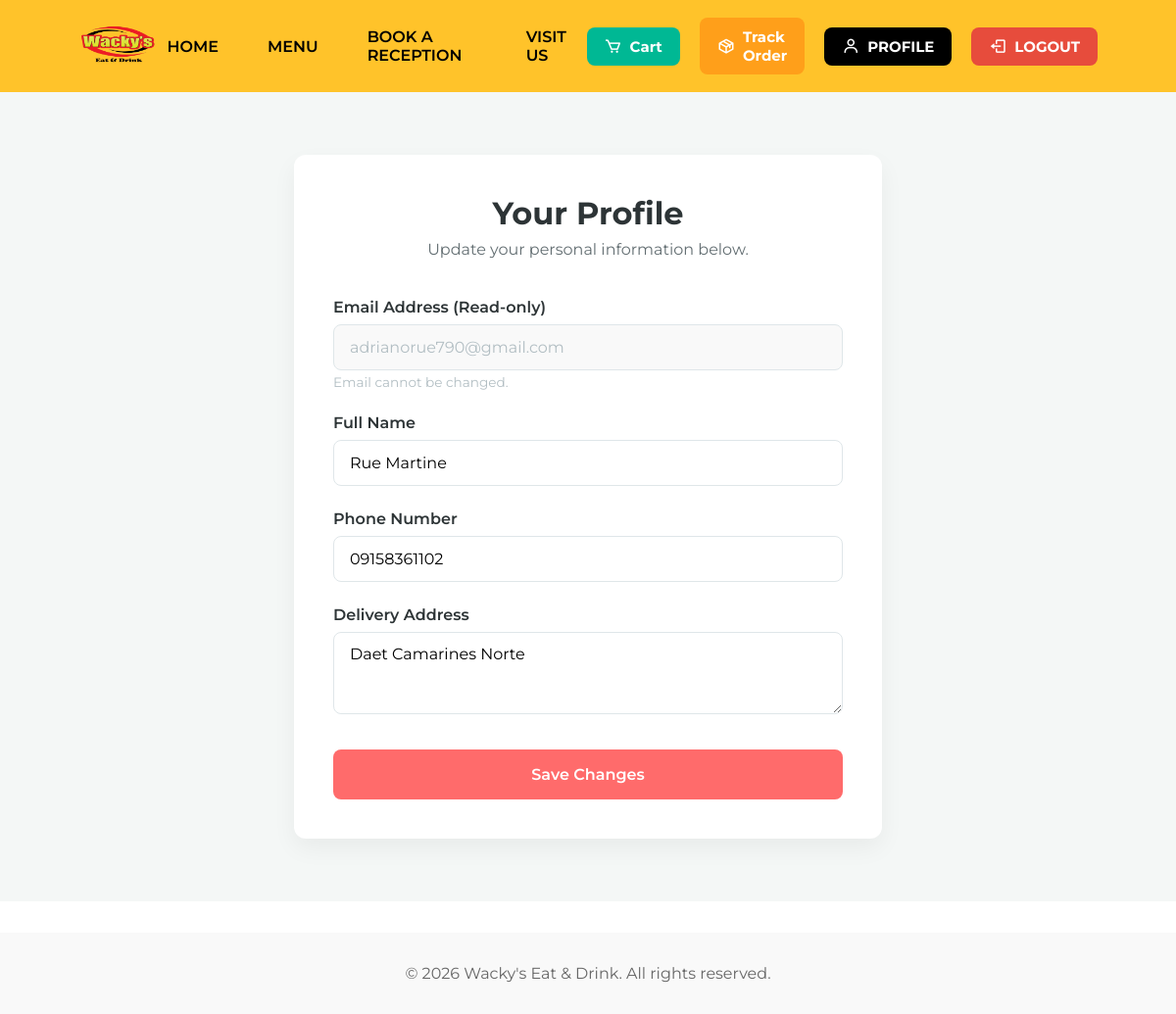
The app's page /profile.php (signed in) with its own data.
### tables this page shows
CREATE TABLE `users` (
  `UserID` int(11) NOT NULL,
  `fullName` varchar(100) DEFAULT NULL,
  `email` varchar(100) NOT NULL,
  `password` varchar(500) NOT NULL,
  `PhoneNumber` varchar(15) DEFAULT NULL,
  `Address` text DEFAULT NULL,
  `Role` enum('Customer','Admin') DEFAULT 'Customer',
  `CreatedAt` datetime DEFAULT current_timestamp()
);

### profile.php (the view, shortened to what this page needs)
<?php
include_once 'conn.php';
$user_id = $_SESSION['user_id'];
$sql = "SELECT fullName, email, PhoneNumber, Address FROM users WHERE UserID = ?";
$stmt = $conn->prepare($sql);
$stmt->bind_param("i", $user_id);
$stmt->execute();
$result = $stmt->get_result();
$user = $result->fetch_assoc();
?>
<!DOCTYPE html>
<html lang="en">
<head>
    <link rel="stylesheet" href="dashboard.css">
    <link rel="stylesheet" href="profile.css">
    <link href='https://unpkg.com/boxicons@2.1.4/css/boxicons.min.css' rel='stylesheet'>
</head>
<body>
    <nav>
        <div class="logo">
            <img src="assets/wackys_Logo.png" alt="Wacky's Logo">
        </div>
        <ul class="nav-links">
            <li><a href="dashboard.php">HOME</a></li>
            <li><a href="menu.php">MENU</a></li>
            <li><a href="book.php">BOOK A RECEPTION</a></li>
            <li><a href="location.php">VISIT US</a></li>
        </ul>
        <div class="nav-buttons">
            <a href="cart.php" class="cart-btn">
                <i class='bx bx-cart'></i> Cart
            </a>
            <a href="track.php" class="order-btn">
                <i class='bx bx-package'></i> Track Order
            </a>
            <?php if (isset($_SESSION['user_id'])): ?>
                <a href="profile.php" class="login-btn active">
                    <i class='bx bx-user'></i> PROFILE
                </a>
                <a href="logout.php" class="login-btn" style="background: #e74c3c;">
                    <i class='bx bx-log-out'></i> LOGOUT
                </a>
            <?php else: ?>
                <a href="login.php" class="login-btn">
                    <i class='bx bx-user'></i> LOGIN
                </a>
            <?php endif; ?>
        </div>
    </nav>
    <section class="profile-section">
        <div class="profile-container">
            <div class="profile-header">
                <h1>Your Profile</h1>
                <p>Update your personal information below.</p>
            </div>
            <form action="profile.php" method="POST" class="profile-form">
                <div class="form-group">
                    <label for="email">Email Address (Read-only)</label>
                    <input type="email" id="email" value="<?php echo htmlspecialchars($user['email']); ?>" disabled>
                    <small>Email cannot be changed.</small>
                </div>
                <div class="form-group">
                    <label for="fullName">Full Name</label>
                    <input type="text" id="fullName" name="fullName" value="<?php echo htmlspecialchars($user['fullName']); ?>" required>
                </div>
                <div class="form-group">
                    <label for="phoneNumber">Phone Number</label>
                    <input type="text" id="phoneNumber" name="phoneNumber" value="<?php echo htmlspecialchars($user['PhoneNumber']); ?>" placeholder="e.g. 09123456789">
                </div>
                <div class="form-group">
                    <label for="address">Delivery Address</label>
                    <textarea id="address" name="address" rows="3" placeholder="Enter your complete address"><?php echo htmlspecialchars($user['Address']); ?></textarea>
                </div>
                <div class="form-actions">
                    <button type="submit" class="save-btn">Save Changes</button>
                </div>
            </form>
        </div>
    </section>
    <footer style="text-align: center; padding: 2rem; background: #f9f9f9; margin-top: 2rem; color: #666;">
        <p>&copy; 2026 Wacky's Eat & Drink. All rights reserved.</p>
    </footer>
</body>
</html>

### dashboard.css (style rules this page uses)
* { margin: 0; padding: 0; box-sizing: border-box; font-family: 'Montserrat', sans-serif; }
body { background: linear-gradient(180deg, #fff9ec 0%, #ffffff 40%); color: #333; }
nav { background-color: #FFC32A; display: flex; justify-content: space-between; align-items: center; padding: 15px 80px; box-shadow: 0 2px 5px rgba(0,0,0,0.1); }
nav .logo img { height: 60px; }
nav .nav-links { list-style: none; display: flex; gap: 30px; padding: 0; margin: 0; }
nav .nav-links li { display: flex; align-items: center; }
nav .nav-links a { color: #000; font-weight: 600; text-decoration: none; transition: color 0.2s ease; padding: 6px 10px; border-radius: 6px; }
.nav-buttons { display: flex; align-items: center; gap: 10px; }
.nav-buttons a, .nav-buttons button { display: inline-flex; align-items: center; gap: 8px; padding: 10px 18px; border: none; border-radius: 8px; font-weight: bold; font-size: 15px; text-decoration: none; cursor: pointer; transition: background 0.3s ease; margin-left: 10px; }
.cart-btn { background-color: #00b894; color: white; }
.order-btn { background-color: #ff9f1a; color: white; }
.login-btn { background-color: #000000; color: white; }
.nav-buttons i { font-size: 18px; }
footer { background-color: #222; color: white; padding: 40px 20px; margin-top: 50px; text-align: center; }

### profile.css (style rules this page uses)
.profile-section { padding: 4rem 2rem; background-color: #f4f7f6; min-height: calc(100vh - 80px); display: flex; justify-content: center; align-items: flex-start; }
.profile-container { background: #fff; width: 100%; max-width: 600px; padding: 2.5rem; border-radius: 12px; box-shadow: 0 10px 25px rgba(0,0,0,0.05); }
.profile-header { text-align: center; margin-bottom: 2.5rem; }
.profile-header h1 { font-size: 2rem; color: #2d3436; margin-bottom: 0.5rem; }
.profile-header p { color: #636e72; }
.profile-form .form-group { margin-bottom: 1.5rem; }
.profile-form label { display: block; margin-bottom: 0.5rem; font-weight: 600; color: #2d3436; }
.profile-form input[type="text"], .profile-form input[type="email"], .profile-form textarea { width: 100%; padding: 0.8rem 1rem; border: 1px solid #dfe6e9; border-radius: 8px; font-size: 1rem; transition: border-color 0.3s ease; background: #fff; }
.profile-form input:disabled { background-color: #f9f9f9; color: #b2bec3; cursor: not-allowed; }
.profile-form small { display: block; margin-top: 0.3rem; color: #b2bec3; font-size: 0.85rem; }
.form-actions { margin-top: 2rem; }
.save-btn { width: 100%; padding: 1rem; background: #ff6b6b; color: #fff; border: none; border-radius: 8px; font-size: 1rem; font-weight: 600; cursor: pointer; transition: background 0.3s ease, transform 0.2s ease; }

### records on screen
users: email "adrianorue790@gmail.com", fullName "Rue Martine", phoneNumber "09158361102", address "Daet Camarines Norte"
